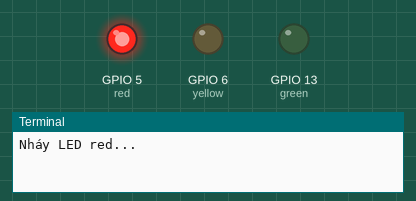
Simulated run of this program. Board: Raspberry Pi (BCM pin numbers). Parts: output pins drawn as LEDs (lit = HIGH), the last lines printed to the terminal. At 6.0 s the program stops and its outputs stay as they are.

Above: at 0.1 s.
At 2.1 s:
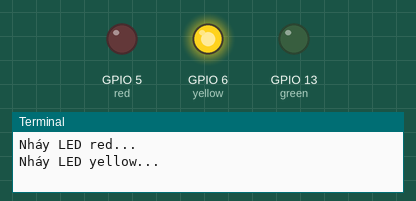
At 4.1 s:
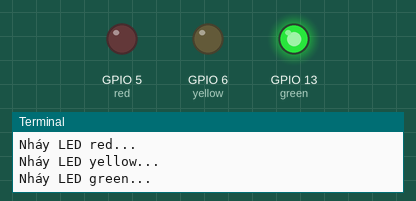
At 6.1 s:
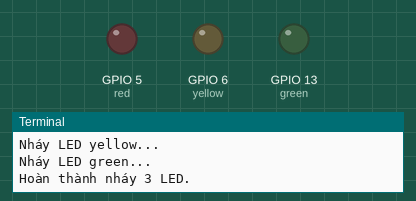
Timing chart, 0 to 7.5 s (numbered marks = the images above):
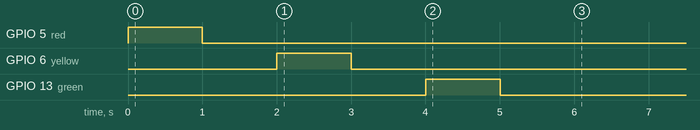

Measured:
- by itself, GPIO 5 (red): LOW → HIGH at 0.00 s, → LOW 1.0 s later
- by itself, GPIO 6 (yellow): LOW → HIGH at 2.0 s, → LOW 1.0 s later
- by itself, GPIO 13 (green): LOW → HIGH at 4.0 s, → LOW 1.0 s later

The program:

led4.py
```python
from gpiozero import LED
from time import sleep

# Dictionary quản lý 3 LED (theo Slide Bài 1.1)
leds = {
    "red": LED(5),
    "yellow": LED(6),
    "green": LED(13),
}

# Nháy tuần tự từng LED
for name, led in leds.items():
    print(f'Nháy LED {name}...')
    led.blink(on_time=1, off_time=1)
    sleep(2)
    led.off()

print('Hoàn thành nháy 3 LED.')
```
